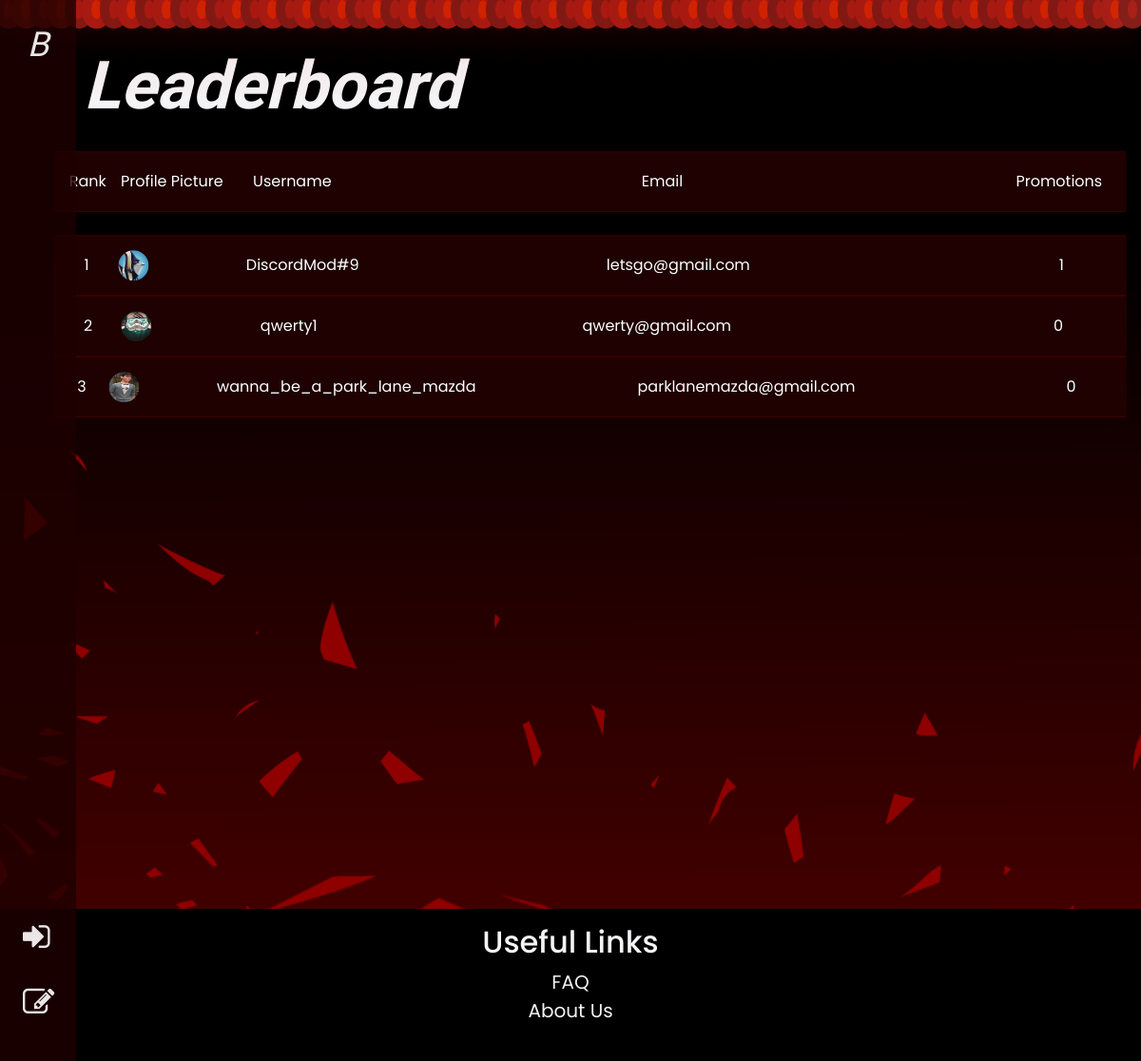
Page /ranking on the committed database.
### app/models.py (models this page shows, shortened)
class User(db.Model, UserMixin):
    uid = db.Column(db.Integer, primary_key=True) #turn back to ID if it doesnt work and make sure to change foreign key parameters below back to 'id' as well if required
    email = db.Column(db.String(150), unique=True)
    password = db.Column(db.String(150))
    username = db.Column(db.String(150))
    name = db.Column(db.String(150))
    avatar = db.Column(db.String(150))
    bio = db.Column(db.String(150), default="Nothing here yet!")
    rank = db.Column(db.String(150))
    isHunter = db.Column(db.Boolean, default=False)
    promote = db.Column(db.Integer, default=0)

### app/routes.py (the view)
@routes.route('/ranking')
def ranking():
    highest_promoted = User.query.order_by(User.promote.desc()).all()
    print(highest_promoted)
    return render_template('ranking.html', user=current_user, highest_promoted=highest_promoted)

### app/templates/ranking.html (shortened to what this page needs)
{% extends "base.html" %}  {% block content %}
<div class="lb-container">
	<h1 class="pagetitle">Leaderboard</h1>
</div>
<div class="home">
	<div class="lb">
		<div class="lb-content">
			<div class="center">Rank</div>
			<div>Profile Picture</div>
			<div class="center">Username</div>
			<div class="center">Email</div>
			<div class="center">Promotions</div>
		</div>
	</div>
	<br />
	{% for user in highest_promoted %}
	<div class="lb">
		<div class="lb-content">
			<div class="center">{{ loop.index }}</div>
			<div>
				<img
					class="small-avatar"
					src="{{ url_for('static', filename='images/profilepics/' ~ user.avatar) }}"
					alt="Profile Picture"
					width="50"
					height="50" />
			</div>
			<div class="center">
				{{ user.username }}
			</div>
			<div class="center">{{ user.email }}</div>
			<div class="center">{{ user.promote }}</div>
		</div>
	</div>
	{% endfor %}
</div>
{% endblock %}

### app/templates/base.html (shortened to what this page needs)
<!DOCTYPE html>
<html lang="en">
	<head>
		<link
			rel="stylesheet"
			href="https://cdn.jsdelivr.net/npm/bootstrap@5.3.0-alpha1/dist/css/bootstrap.min.css" />
		<link
			rel="stylesheet"
			href="https://stackpath.bootstrapcdn.com/bootstrap/4.4.1/css/bootstrap.min.css"
 />
		<link
			rel="stylesheet"
			href="https://stackpath.bootstrapcdn.com/font-awesome/4.7.0/css/font-awesome.min.css"
 />
		<link
			rel="stylesheet"
			href="{{ url_for('static', filename='css/main-style.css') }}" />
	</head>
	<body>
		<nav
			class="sidebar d-none d-lg-block d-md-block d-sm-none d-xs-none"
			onmouseover="growNav(); revealHidden();"
			onmouseleave="shrinkNav(); hideHidden();">
			<div class="logo">
				<a href="{{ url_for('routes.home') }}"
					>B<span class="hidden">OUNTIFY</span></a
				>
			</div>
			<div class="login">
				<ul>
					{% if user.is_authenticated %}
					<li>
						<a
							href="{{ url_for('routes.profile') }}">
							<i
								class="fa fa-user-circle-o fa-lg"></i>
							<span class="hidden"> Profile</span>
						</a>
					</li>
					<li>
						<a
							href="{{ url_for('auth.logout') }}">
							<i class="fa fa-sign-out fa-lg"></i>
							<span class="hidden"> Log Out</span>
						</a>
					</li>
					{% else %}
					<li>
						<a href="{{ url_for('auth.login') }}">
							<i class="fa fa-sign-in fa-lg"></i>
						</a>
					</li>
					<li>
						<a
							href="{{ url_for('auth.sign_up') }}">
							<i
								class="fa fa-pencil-square-o fa-lg"></i>
						</a>
					</li>
					{% endif %}
				</ul>
			</div>
		</nav>
		<div class="particle-container">
			<div class="particles">
			</div>
		</div>
		{% block content %} {% endblock %}
		<div class="footer">
			<h2>Useful Links</h2>
			<ul>
				<li>
					<a href="{{ url_for('routes.faq') }}"
						>FAQ</a
					>
				</li>
				<li>
					<a
						href="{{ url_for('routes.aboutus') }}"
						>About Us</a
					>
				</li>
			</ul>
		</div>
	</body>
</html>

### app/static/css/main-style.css (style rules this page uses)
* { box-sizing: border-box; margin: 0; padding: 0; }
:root { --primary-color: #f5433a; --variant-color: #ffcc40; --light-color: #f4f4f6; --dark-color: #111; --bg-col: rgb(71, 0, 0); }
body { font-family: "Poppins", sans-serif; font-size: 16px; line-height: 1.5; background-color: #111; cursor: url("../images/lightsaber.png"), auto; }
.home { position: relative; width: 100%; min-height: 100vh; background-image: url("../images/bg.png"); background-size: cover; background-attachment: fixed; background-repeat: no-repeat; color: #f4f4f6; overflow-x: hidden; }
h1 { font-size: 70px; }
.sidebar { z-index: 100; height: 100%; width: 5rem; position: fixed; top: 0; left: 0; background-color: rgba(30, 0, 0, 0.8); overflow-x: hidden; transition: width 0.5s; padding-top: 20px; }
.logo a { padding-left: 1.8rem; font-family: "Libre Franklin", sans-serif; font-size: 36px; font-style: italic; text-decoration: none; color: #ece6e6; display: block; transition: color 0.3s; }
.sidebar .fa-lg { width: 2.75rem; }
.login { position: absolute; bottom: 1%; }
ul { padding-left: 0; list-style: none; }
.sidebar ul li a { white-space: nowrap; padding: 1rem; padding-left: 1.5rem; text-decoration: none; font-size: 25px; font-weight: 600; color: #ece6e6; display: block; transition: color 0.5s; }
.pagetitle { margin-top: 2rem; padding: 1rem; font-size: 60px; margin-left: 6%; }
.small-avatar { height: 2rem; width: 2rem; border-radius: 50%; overflow: hidden; }
.lb-container { width: 100%; overflow-x: hidden; background-image: url("../images/bg.png"); background-size: cover; background-attachment: fixed; background-repeat: no-repeat; color: #f4f4f6; }
.lb-container h1 { font-size: 70px; font-family: "Libre Franklin", sans-serif; font-weight: 900; font-style: italic; }
.lb { width: 94%; height: 4rem; box-sizing: border-box; font-size: 1rem; font-weight: 400; line-height: 1.5; color: #fff; background-color: rgba(77, 4, 0, 0.75); padding: 1px 0; transform: translate(5%, 5%); cursor: pointer; position: relative; overflow: hidden; }
.lb::before, .lb > .lb-border { content: ""; position: absolute; top: 0; left: 0; width: 100%; height: 100%; border-radius: inherit; pointer-events: none; opacity: 0; transition: opacity 400ms; }
.lb::before { background: radial-gradient( 800px circle at var(--mouse-x) var(--mouse-y), rgba(255, 30, 30, 0.4), transparent 40% ); z-index: 1; }
.lb-content { display: grid; grid-template-columns: 1fr 2fr 1fr 10fr 2fr; align-items: center; height: 100%; width: 100%; background-color: rgba(22, 1, 0, 0.75); padding: 1px; position: relative; z-index: 3; }
.footer { min-height: 20vh; padding: 1rem; text-align: center; background-color: #000; color: #f4f4f6; }
.footer a { text-decoration: none; color: #f4f4f6; font-size: 20px; }
.center { text-align: center; }
.particle-container { position: absolute; width: 100%; height: 100vh; overflow: hidden; pointer-events: none; }
.particles { position: relative; display: flex; }

### rows in the picture
User: avatar (picture), username "DiscordMod#9", email "letsgo@gmail.com", promote "1"
User: avatar (picture), username "qwerty1", email "qwerty@gmail.com", promote "0"
User: avatar (picture), username "wanna_be_a_park_lane_mazda", email "parklanemazda@gmail.com", promote "0"
